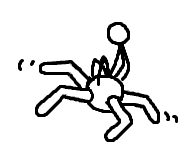
#> input picture assets/epic.png, 195 x 151 px
$ python invert.py assets/epic.png out.png
#> lines starting #> are read from the running program, lines starting #| are printed output that depends on the picture
import sys
from PIL import Image

def invert_colors(input_path, output_path):
    """
    Inverts the RGB colors of an image, leaving the alpha channel unchanged.
    """
#> called with input_path = 'assets/epic.png', output_path = 'out.png'
    try:
        with Image.open(input_path) as img:
            # Ensure image has an alpha channel
#> img is the input picture: PIL image 195x151 RGBA; mean R, G, B, A 0, 0, 0, 24.3
            if img.mode != 'RGBA':
                img = img.convert('RGBA')

            # Split into R, G, B, A bands
            r, g, b, a = img.split()
#> r: PIL image 195x151 L; every value is 0
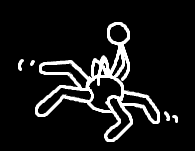
#> a: PIL image 195x151 L; min 0, max 255, mean 24.3

            # Invert R, G, B bands
            r = r.point(lambda i: 255 - i)
#> r: PIL image 195x151 L; every value is 255
            g = g.point(lambda i: 255 - i)
            b = b.point(lambda i: 255 - i)

            # Merge bands back
            inverted_img = Image.merge('RGBA', (r, g, b, a))

            # Save the new image
            inverted_img.save(output_path, 'PNG')
            print(f"Successfully inverted colors and saved to {output_path}")

    except FileNotFoundError:
        print(f"Error: The file '{input_path}' was not found.")
    except Exception as e:
        print(f"An error occurred: {e}")

if __name__ == "__main__":
    if len(sys.argv) != 3:
        print("Usage: python invert.py <input.png> <output.png>")
        sys.exit(1)

    input_file = sys.argv[1]
    output_file = sys.argv[2]

    invert_colors(input_file, output_file)

$ run again, on assets/fun.png
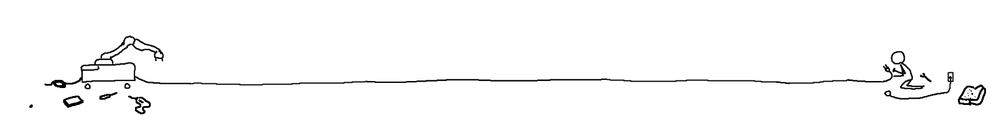
#> input picture assets/fun.png, 1000 x 130 px, shrunk from 1711 x 223 before the run
#> in invert_colors, img is the input picture: PIL image 1000x130 RGBA; mean R, G, B, A 2.1, 2.1, 2.1, 5.8
#> in invert_colors, `r, g, b, a = img.split()`:
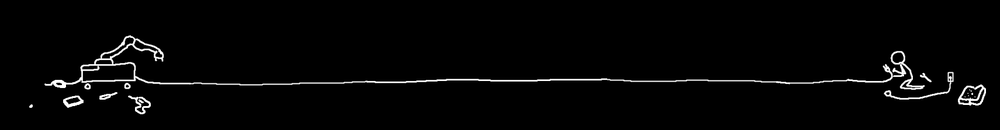
#> a: PIL image 1000x130 L; min 0, max 255, mean 5.8
#> in invert_colors, `inverted_img = Image.merge('RGBA', (r, g, b, a))`:
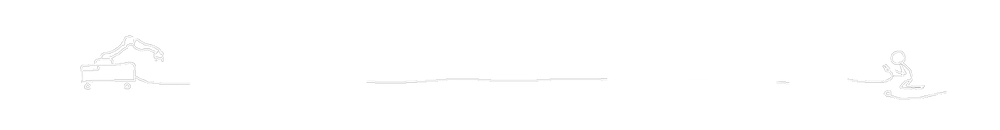
#> inverted_img: PIL image 1000x130 RGBA; mean R, G, B, A 252.9, 252.9, 252.9, 5.8; transparent parts drawn white

$ run again, on assets/fun2.png
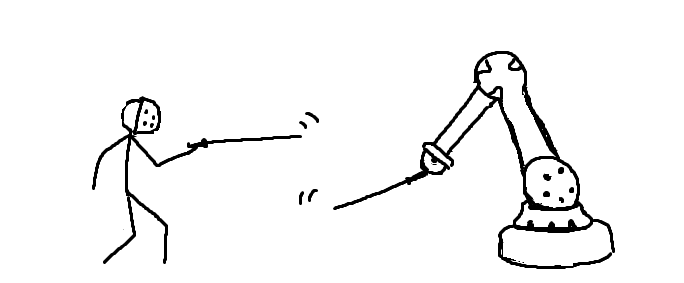
#> input picture assets/fun2.png, 684 x 283 px
#> in invert_colors, img is the input picture: PIL image 684x283 RGBA; mean R, G, B, A 0, 0, 0, 9.8
#> in invert_colors, `r, g, b, a = img.split()`:
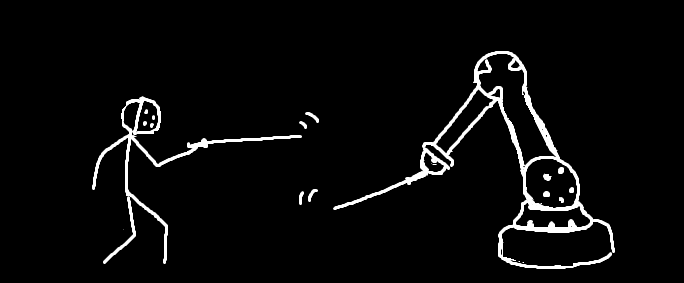
#> a: PIL image 684x283 L; min 0, max 255, mean 9.8

$ run again, on assets/iros.png
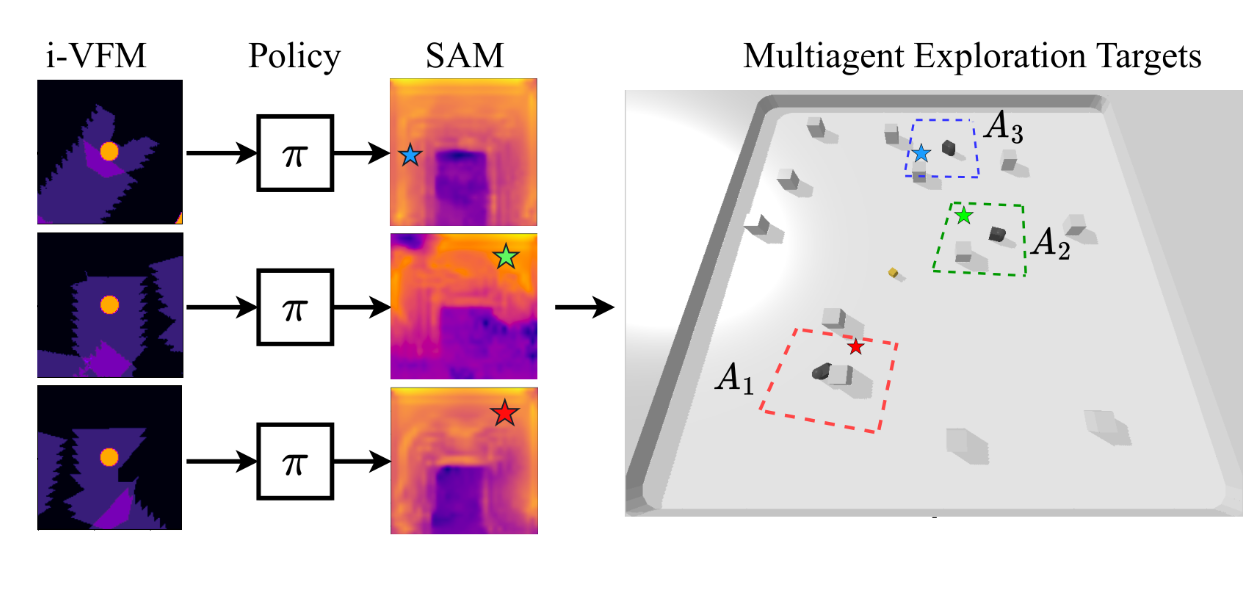
#> input picture assets/iros.png, 1246 x 595 px
#> in invert_colors, img is the input picture: PIL image 1246x595 RGBA; mean R, G, B, A 213.6, 201.7, 207.6, 255
#> a: PIL image 1246x595 L; every value is 255
#> in invert_colors, `b = b.point(lambda i: 255 - i)`:
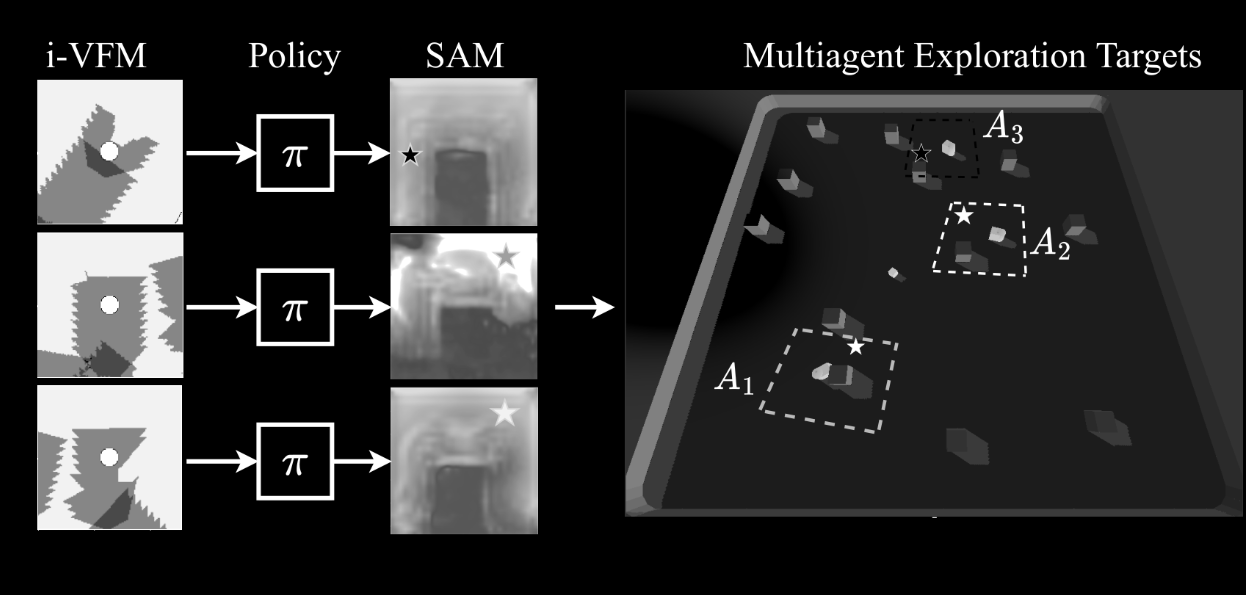
#> b: PIL image 1246x595 L; min 0, max 255, mean 47.4
#> in invert_colors, `inverted_img = Image.merge('RGBA', (r, g, b, a))`:
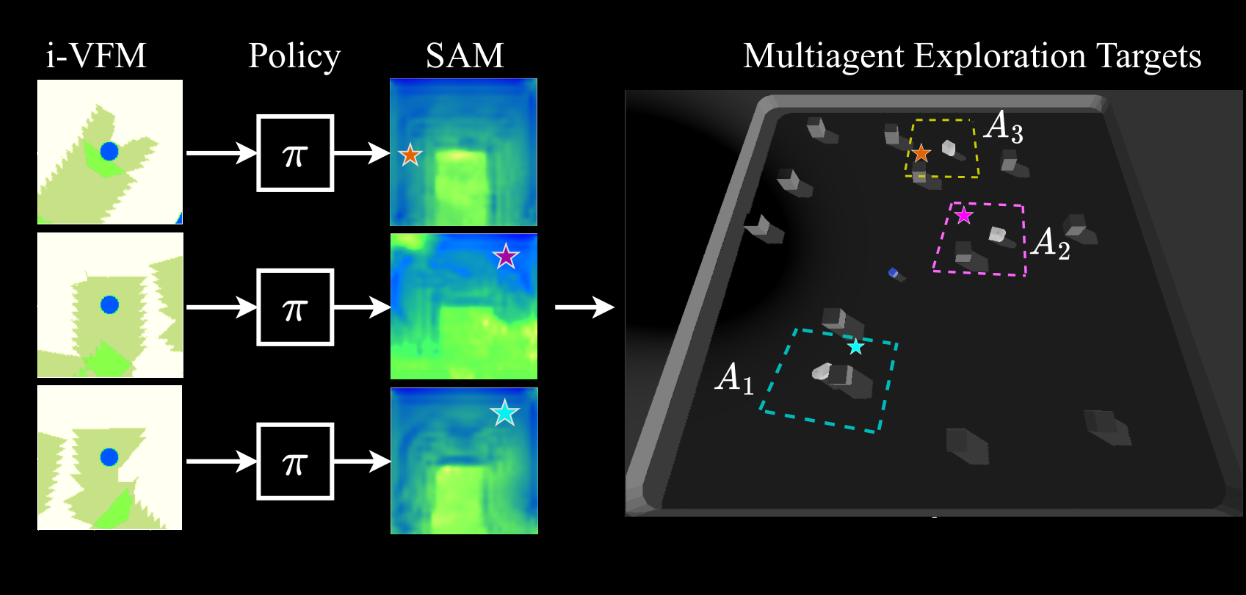
#> inverted_img: PIL image 1246x595 RGBA; mean R, G, B, A 41.4, 53.3, 47.4, 255
